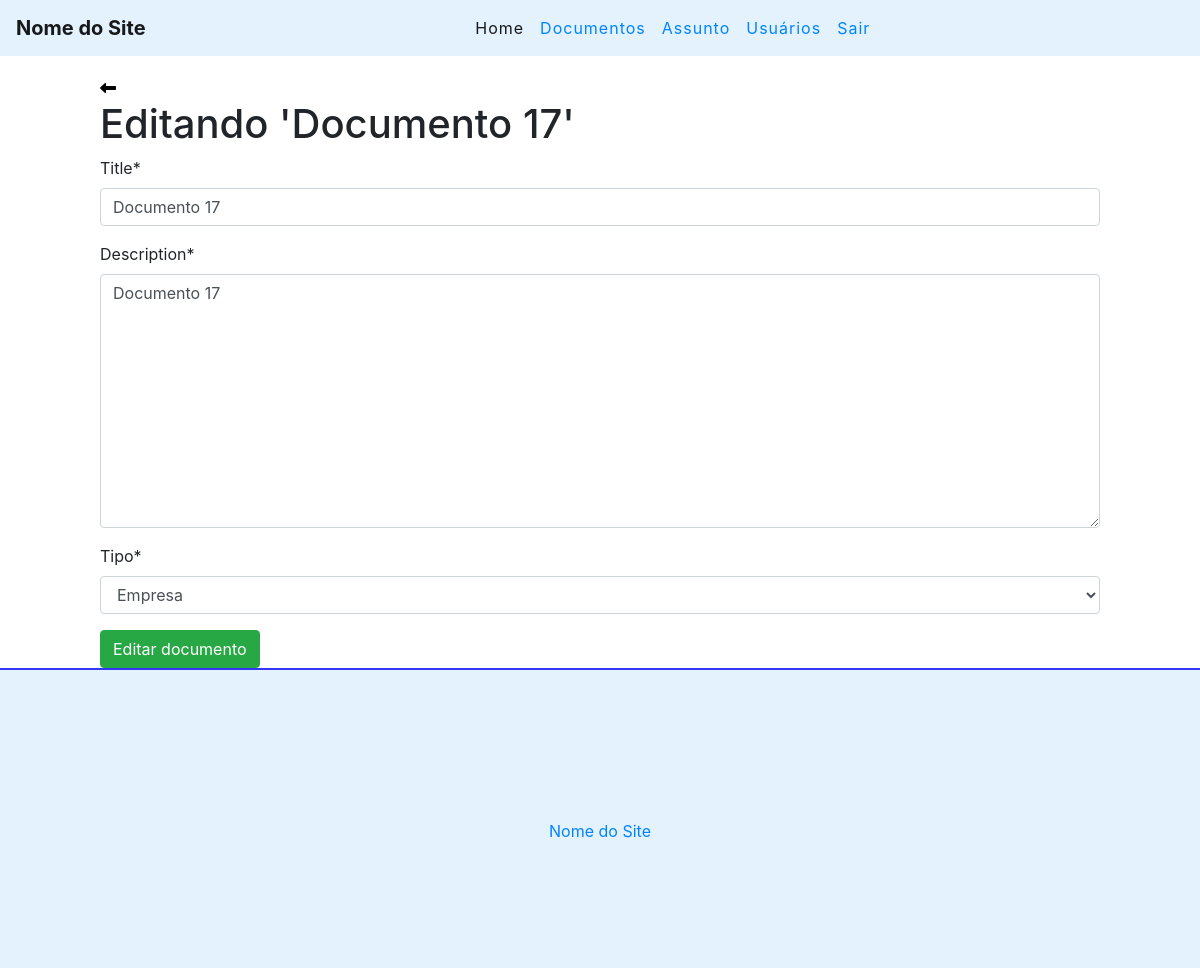
Page /edit/39 (signed in) on the committed database.
### documentos/models.py (models this page shows, shortened)
class Documento(models.Model):
    STATUS = (
        ('done', 'Empresa'),
        ('doing', 'Assunto'),
    )
    title = models.CharField(max_length=255)
    description = models.TextField()
    pdf = models.FileField(upload_to='upload_pdf/', max_length=100, blank=True)
    tipo = models.CharField(
        max_length=7,
        choices=STATUS
    )
    user = models.ForeignKey(get_user_model(), on_delete=models.CASCADE)
    created_at = models.DateTimeField(auto_now_add=True)
    updated_at = models.DateTimeField(auto_now=True)

### documentos/views.py (the view)
# urls.py: path('edit/<int:id>', views.editDoc, name="edit-doc"),
@login_required
def editDoc(request, id):
    documento = get_object_or_404(Documento, pk=id)
    form = DocForm(instance=documento)
    if(request.method == 'POST'):
        form = DocForm(request.POST, instance=documento)
        if(form.is_valid()):
            documento.save()
            messages.info(request, 'Documento alterado com sucesso')
            return redirect('/doc')
        else:
            return render(request, 'documentos/editdoc.html', {'form': form, 'documento': documento})
    else:
        return render(request, 'documentos/editdoc.html', {'form': form, 'documento': documento})

### documentos/forms.py
class DocForm(forms.ModelForm):
    class Meta:
        model = Documento
        fields = ('title', 'description', 'tipo')

### documentos/templates/documentos/editdoc.html (shortened to what this page needs)
{% extends 'base.html' %}
{% load crispy_forms_tags %}
{% block content %}
<div class="offset-1 col-10 list-div">
    <a href="/doc/">
        <i class="fas fa-long-arrow-alt-left"></i>
    </a>
    <h1>Editando '{{documento.title}}'</h1>
    <form method="POST">
        {{ form|crispy }}
        <input type="submit" class="btn btn-success" value="Editar documento">
    </form>
</div>
{% endblock %}

### documentos/static/css/styles.css (style rules this page uses)
.list-div { padding: 0; }
.fas.fa-long-arrow-alt-left { color:black; cursor: pointer; list-style: none; }

### rows in the picture
Documento: title "Documento 17", description "Documento 17", tipo "Empresa"
